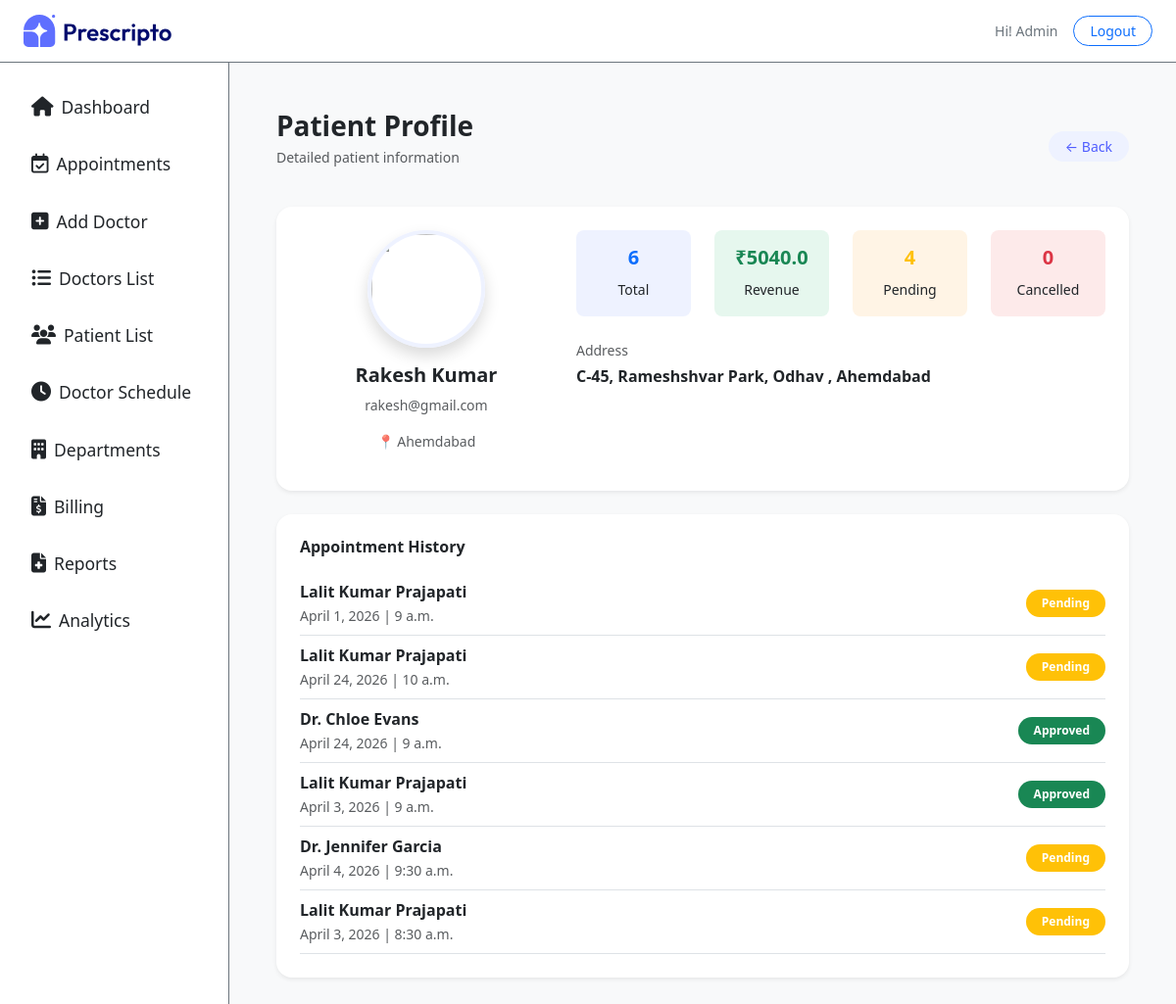
Page /patient/4/ (signed in) on the earlier database version.
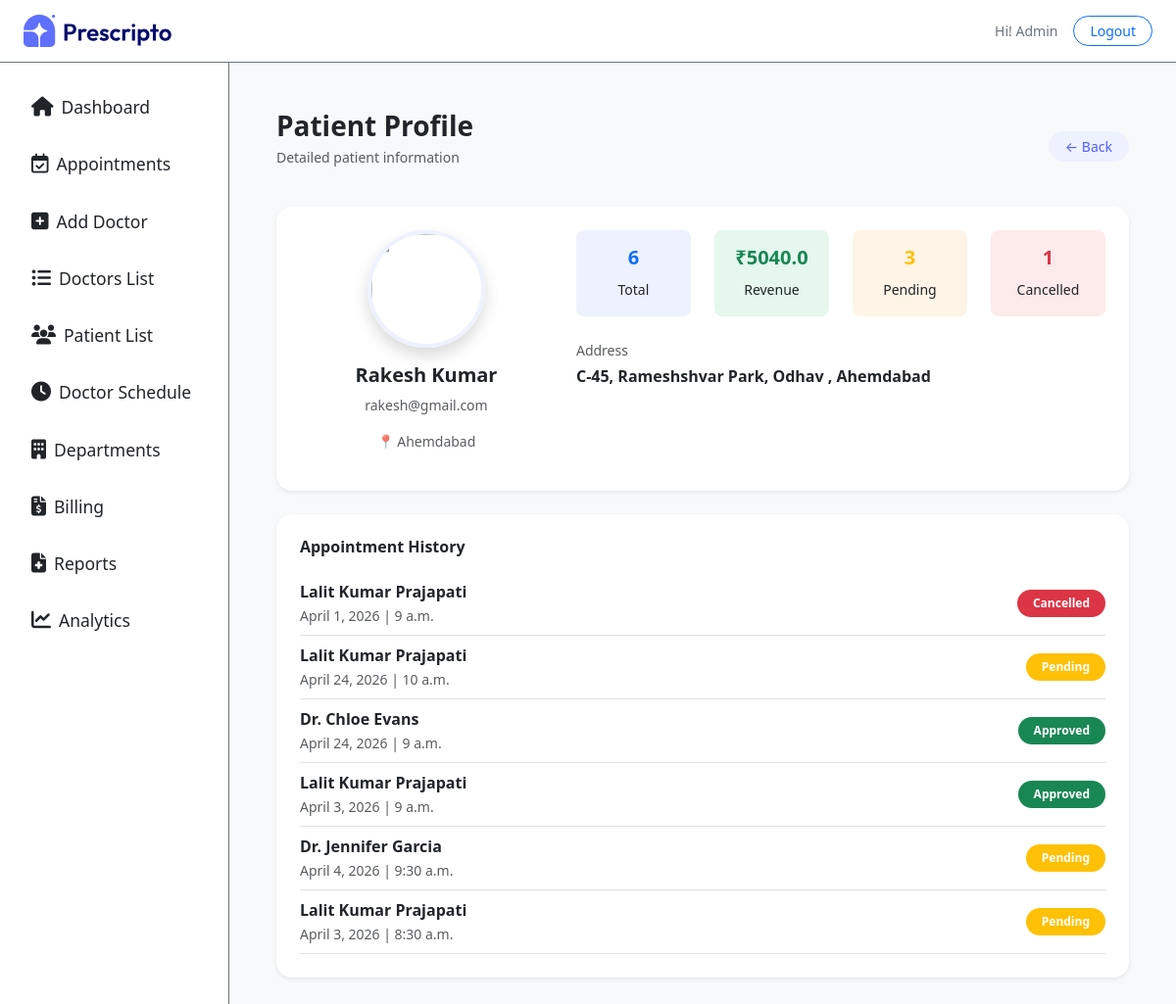
Same page on the later database version.
### appointment/models.py (models this page shows, shortened)
class Appointment(models.Model):
    STATUS_CHOICES = (
        ('Pending', 'Pending'),
        ('Approved', 'Approved'),
        ('Cancelled', 'Cancelled'),
    )
    PAYMENT_METHOD = (
        ('Cash', 'Cash'),
        ('Online', 'Online'),
    )
    user = models.ForeignKey(
        Patients,
        on_delete=models.CASCADE,
        related_name='appointments'   # ✅ IMPORTANT
    )
    doctor = models.ForeignKey(Doctor, on_delete=models.CASCADE)
    appointment_date = models.DateField()
    appointment_time = models.TimeField()
    status = models.CharField(max_length=10, choices=STATUS_CHOICES, default='Pending')
    payment_method = models.CharField(max_length=10, choices=PAYMENT_METHOD, default='Cash')
    is_billed = models.BooleanField(default=False)
    created_at = models.DateTimeField(auto_now_add=True)

class Doctor(models.Model):
    image = CloudinaryField('image', folder='doctor_image')
    name = models.CharField(max_length=100)
    email = models.EmailField()
    username = models.CharField(max_length=255, unique=True)
    password = models.CharField(max_length=100)
    experience = models.IntegerField()
    fees = models.FloatField()
    category = models.ForeignKey(Category, on_delete=models.CASCADE)
    degree = models.CharField(max_length=50)
    about = models.TextField()
    address = models.TextField()
    available = models.BooleanField(default=True)

### appointment/views.py (the view)
# urls.py: path('patient/<int:id>/', views.patient_detail, name='patient_detail'),
@login_required(login_url='/dash_login')
@staff_member_required
def patient_detail(request, id):
    patient = get_object_or_404(Patients, id=id)
    stats = Appointment.objects.filter(user=patient).aggregate(
        total_appointments=Count('id'),
        total_bill=Sum('doctor__fees', filter=Q(status='Approved')),
        pending=Count('id', filter=Q(status='Pending')),
        cancelled=Count('id', filter=Q(status='Cancelled')),
    )
    appointments = Appointment.objects.filter(user=patient).order_by('-created_at')
    context = {
        'patient': patient,
        'appointments': appointments,
        'stats': stats,
        'action': 'patient_detail',
        "role": "admin"
    }
    return render(request, 'dashboard/patient_detail.html', context)

### templates/dashboard/patient_detail.html (shortened to what the changed rows need)
{% extends "dashboard/layout.html" %}
{% load static %}
{% block contant %}
<section class="p-5 bg-light" style="width: 100%;">
    <div class="bg-white rounded-4 shadow-sm p-4 mb-4" data-aos="fade-up">
        <div class="row">
            <div class="col-md-8">
                <div class="row text-center">
                    <div class="col-3">
                        <div class="p-3 rounded-3"
                            style="background:#fff4e5;">
                            <h5 class="fw-bold text-warning">
                                {{ stats.pending|default:"0" }}
                            </h5>
                            <small>Pending</small>
                        </div>
                    </div>
                    <div class="col-3">
                        <div class="p-3 rounded-3"
                            style="background:#fdeaea;">
                            <h5 class="fw-bold text-danger">
                                {{ stats.cancelled|default:"0" }}
                            </h5>
                            <small>Cancelled</small>
                        </div>
                    </div>
                </div>
            </div>
        </div>
    </div>
    <div class="bg-white rounded-4 shadow-sm p-4" data-aos="fade-up">
        {% for app in appointments %}
        <div class="d-flex justify-content-between align-items-center border-bottom py-2">
            <div>
                <p class="mb-0 fw-semibold">{{ app.doctor.name }}</p>
                <small class="text-muted">
                    {{ app.appointment_date }} | {{ app.appointment_time }}
                </small>
            </div>
            <span class="badge px-3 py-2 rounded-pill
                {% if app.status == 'Approved' %}
                    bg-success
                {% elif app.status == 'Pending' %}
                    bg-warning
                {% else %}
                    bg-danger
                {% endif %}">
                {{ app.status }}
            </span>
        </div>
        {% empty %}
        <p class="text-muted small">No appointments found</p>
        {% endfor %}
    </div>
</section>
{% endblock %}

Differences in the rows shown:
changed Appointment: status "Pending" → "Cancelled"
Other differences:
{{ stats.pending|default:"0" }}: "4" → "3"
{{ stats.cancelled|default:"0" }}: "0" → "1"
